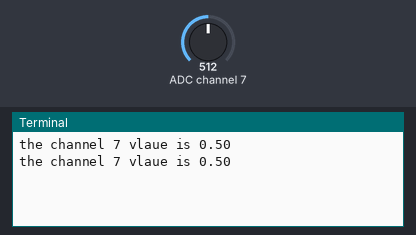
The program below on a simulated Raspberry Pi (BCM pin numbers). On the bench: the last lines printed to the terminal. Inputs (shaded band) come from the test bench; at power-on: ADC channel 7 = 512 (analog values on the 0–1023 scale).

Above: at 1.2 s.
1.3 s: ADC channel 7 set to 716
At 2.6 s:
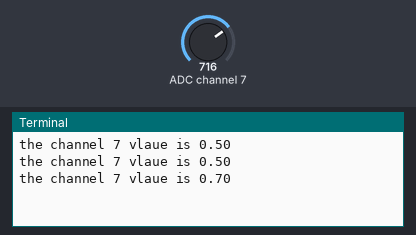
2.8 s: ADC channel 7 set to 900
At 3.5 s:
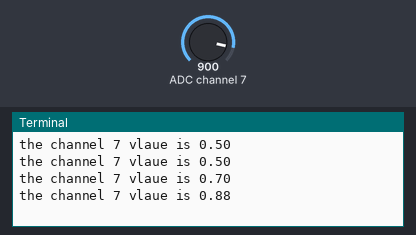
Timing chart, 0 to 5.8 s (numbered marks = the images above; inputs shaded):
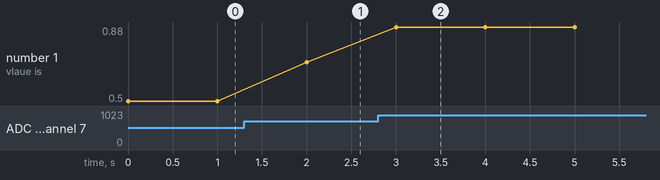

The program:

lesson1.py
```python
import gpiozero as zero
from time import sleep

if __name__ == "__main__":
    mcp3008 = zero.MCP3008(7);
    while True:
        print("the channel 7 vlaue is {:.2f}".format(mcp3008.value));
        sleep(1)
```

Measured:
- after the input at 1.3 s, the terminal: prints a new line after 0.70 s (image 1)
- after the input at 2.8 s, the terminal: prints a new line after 0.20 s (image 2)
- plotted number 1: 0.5 → 0.7 after the input at 1.3 s, 0.7 → 0.88 after the input at 2.8 s
